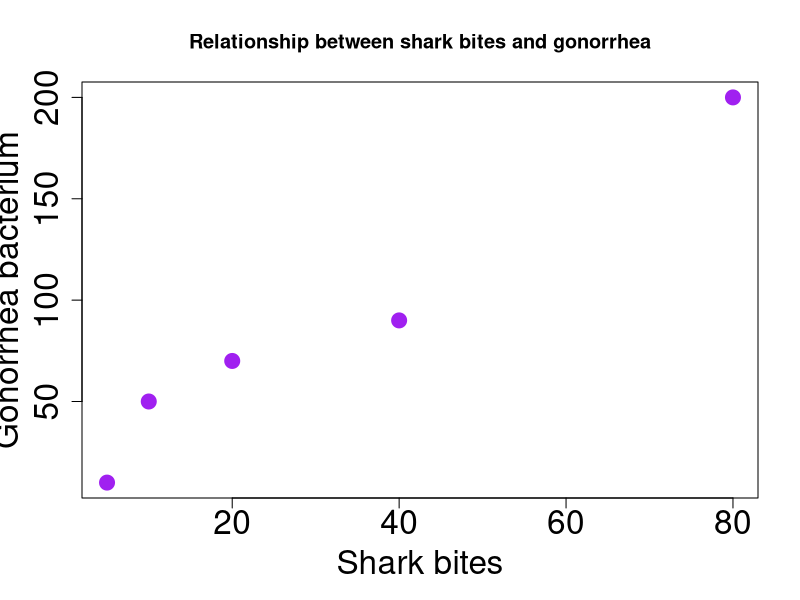

This chart was generated by the following R code:
# My first script in R - Lecture 1

# Let's make a pancake (aka calculator)

#Assign  (l'assegnazione si può fare anche con l'uguale...)
a <- 3+2

#Vettore (array) di dati
#le funzioni in array si dichiarano con nome_funzione(), 
sherika <- c(10, 50, 70, 90, 200)
alessio <- c(5, 10, 20, 40, 80)

# Faccio un grafico (scatter plot) di due variabili, 
# con pallini pieni riempiti (point character 19) viola
# diamo nomi agli assi e ingrandiamo il carattere dell'etichetta
# cambiamo dimensione dei numeri sugli assi
# diamo il titolo (main)
plot(alessio, sherika, cex=2, col="purple", pch=19, xlab="Shark bites", ylab="Gonorrhea bacterium", cex.lab=2, cex.axis=2, main="Relationship between shark bites and gonorrhea")

# Correlazione
cor(alessio, sherika)











